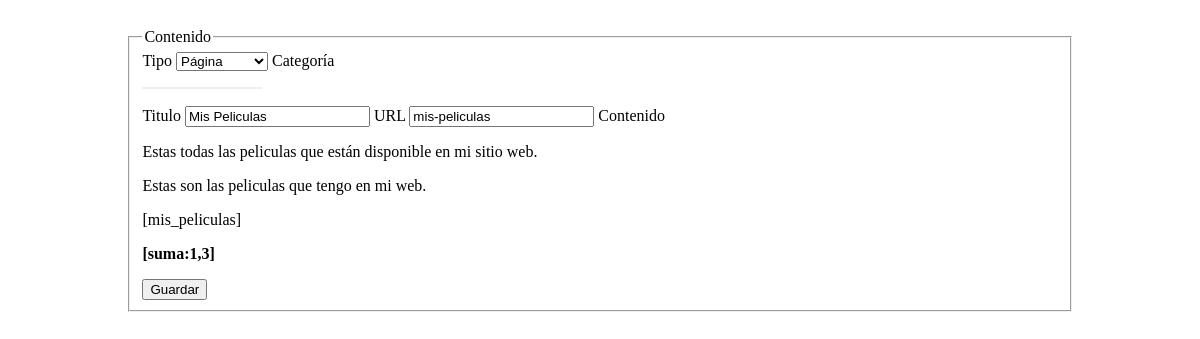
/admin/page-contenido.php?id=3, run on the app's committed database.
### tables this page shows
CREATE TABLE IF NOT EXISTS `contenidos` (
  `id` int(11) NOT NULL AUTO_INCREMENT,
  `titulo` varchar(200) NOT NULL,
  `contenido` longtext NOT NULL,
  `fecha_publicacion` timestamp NOT NULL DEFAULT CURRENT_TIMESTAMP ON UPDATE CURRENT_TIMESTAMP,
  `tipo` varchar(20) NOT NULL,
  `categoria` varchar(100) NOT NULL,
  `alias` varchar(200) NOT NULL,
  PRIMARY KEY (`id`),
  UNIQUE KEY `alias` (`alias`)
);

### public/admin/lib/data.php (called while the page is built, shortened)
<?php
	$path = dirname(__FILE__);
	require_once( $path . '/../../../setting/mysql.php');
    function retornar_tipo_contenido(){
      return ['PAGE'=>'Página', 'POST' => 'Post'];
    }
    function cargar_contenido($id){
      if($id > 0){
        $mysql = new Mysql();
        $sql = <<<SQL
        SELECT * FROM contenidos WHERE id = '$id'
SQL;
        $res = $mysql->search($sql);
        $res = $res[0];
      }else{
        $res = array();
      }
      return $res;
    }
?>

### setting/mysql.php (called while the page is built, shortened)
<?php
class MySql{
    private $conn;
    public function connect(){
      try {
        $this->conn = new PDO("mysql:host=".Config::SERVERNAME.";dbname=".Config::DATABASE, Config::USERNAME, Config::PASSWORD);
        $this->conn->setAttribute(PDO::ATTR_ERRMODE, PDO::ERRMODE_EXCEPTION);
        return true;
      }catch(PDOException $e){
        echo "Connection failed: " . $e->getMessage();
        return false;
      }
    }
    public function search($sql){
        try{
          if($this->connect()){
            $stmt = $this->conn->prepare($sql);
            $stmt->execute();
            $stmt->setFetchMode(PDO::FETCH_ASSOC);
            return $stmt->fetchAll();
          }else{
            return array();
          }
        }catch(PDOEXception $e){
          echo $sql ."<br />". $e->getMessage();
          return false;
        }
    }
}
?>

### public/admin/page-contenido.php (the view, shortened to what this page needs)
<?php include 'header.php'; ?>
  <?php  $datos = cargar_contenido($_GET[id]); ?>
  <form class="pure-form pure-form-stacked" action="resultado_contenido.php" method="post" onsubmit="return false;">
    <fieldset>
        <legend>Contenido</legend>
        <label for="type">Tipo</label>
        <select name="type" id="type" class="pure-input-1">
          <?php $tipo = retornar_tipo_contenido(); ?>
          <?php while(is_array($tipo) && list($k, $v) = each($tipo) ): ?>
            <option value="<?= $k ?>" <?= ($k === $datos['tipo'] )? 'selected' : '' ?> ><?= $v ?></option>
          <?php endwhile; ?>
        </select>
        <label for="category" class="only-post">Categoría</label>
        <div class="select-editable only-post">
            <input type="text" name="category" value="<?= $datos['categoria'] ?>" />
        </div>
        <label for="title">Titulo</label>
        <input type="text" name="title" placeholder="Titulo" value="<?= $datos['titulo'] ?>" class="pure-input-1">
        <label for="title">URL</label>
        <input type="text" name="alias" value="<?= $datos['alias'] ?>" class="pure-input-1">
        <label for="type">Contenido</label>
        <div class="adjoined-bottom">
          <div class="grid-container">
              <div class="grid-width-100">
                  <div id="editor">
                    <?= urldecode($datos['contenido']) ?>
                  </div>
              </div>
          </div>
        </div>
        <button type="submit" id="send" class="pure-button pure-button-primary">Guardar</button>
    </fieldset>
</form>
<?php include 'footer.php'; ?>

### public/admin/css/style.css (style rules this page uses)
.select-editable { position:relative; background-color:white; height:35px; }
.select-editable input { position:absolute; top:0px; left:0px; width: 95%; padding:1px; font-size:12px; border:none; }
.mid-page, form, table { padding-top: 20px; width: 80%; margin: 0 auto; }

### data on the page
contenidos: title "Mis Peliculas", alias "mis-peliculas", contenido "Estas todas las peliculas que están disponible en mi sitio web. Estas son las peliculas que tengo en mi web. [mis_peliculas] [suma:1,3]"

### other printed values
form field type "Página"
